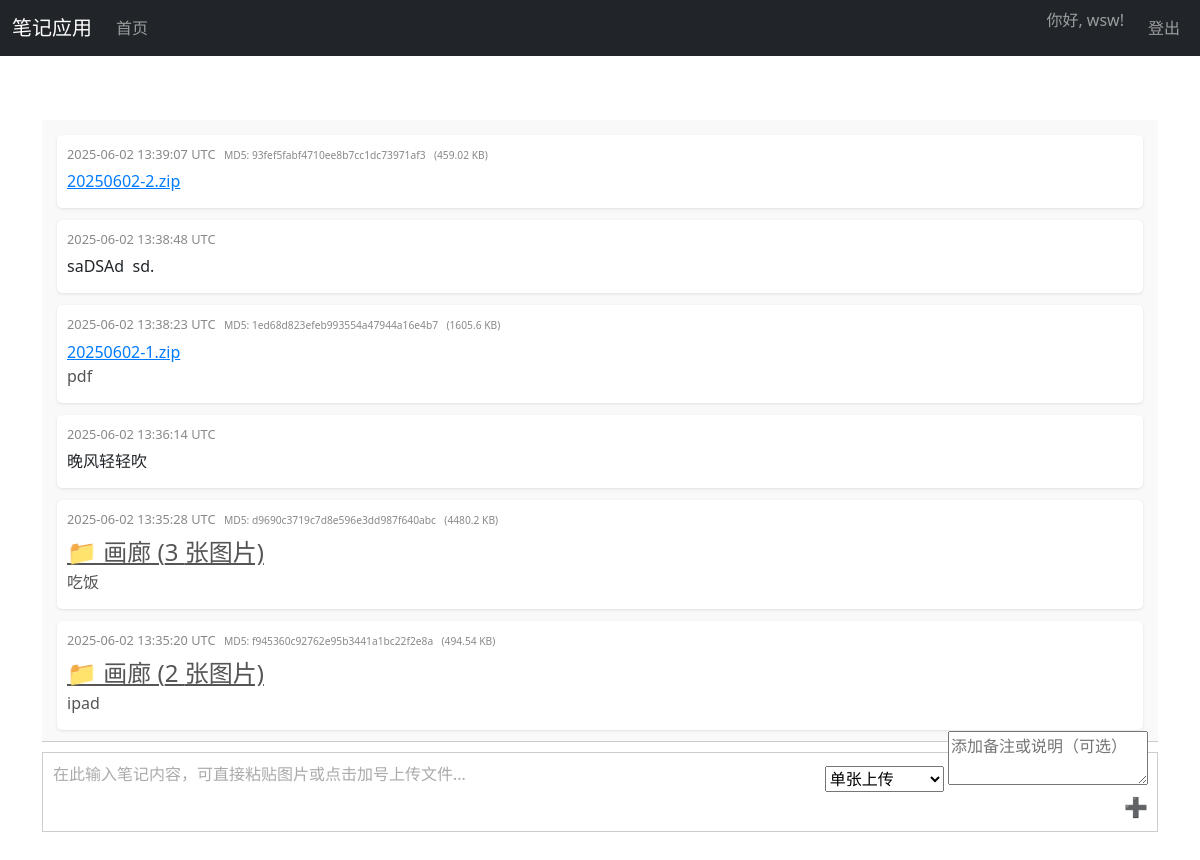
/notes (signed in), run on an earlier commit of the app's database.
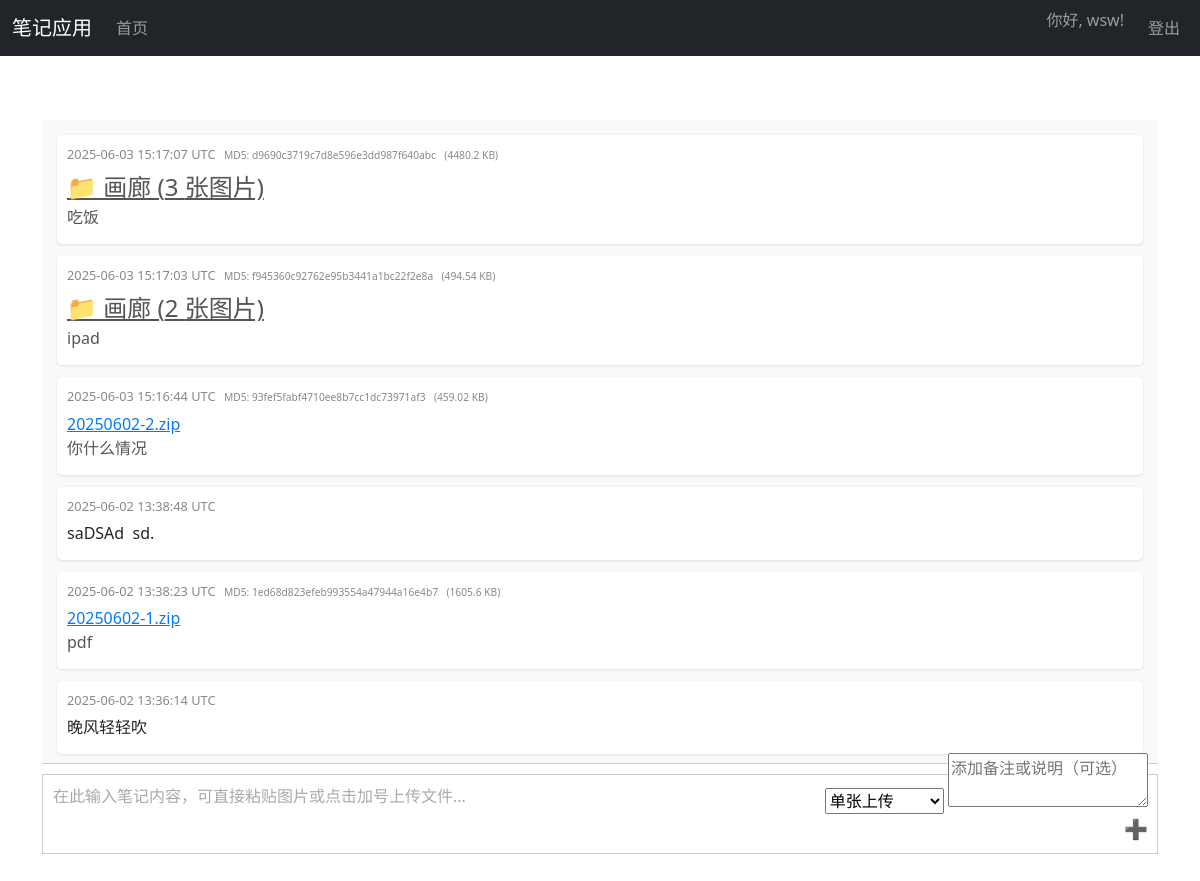
And on a later commit of the database.
### test6.py (models this page shows, shortened)
class Note(db.Model):
    id = db.Column(db.Integer, primary_key=True)
    user_id = db.Column(db.Integer, db.ForeignKey('user.id'), nullable=False, index=True)
    content_type = db.Column(db.String(20), nullable=False)
    content_data = db.Column(db.Text, nullable=False)
    raw_content = db.Column(db.Text)
    additional_text = db.Column(db.Text, nullable=True)  # 新增字段，用于存储附加文本
    timestamp = db.Column(db.DateTime, nullable=False, default=lambda: datetime.now(timezone.utc), index=True)
    file_size = db.Column(db.Integer, nullable=True)
    md5 = db.Column(db.String(32), nullable=True)

### test6.py (the view)
@app.route('/notes', defaults={'page': 1})
@app.route('/notes/page/<int:page>')
@login_required
def notes_page(page):
    page = request.args.get('page', 1, type=int)
    per_page = 10
    notes = Note.query.filter_by(user_id=current_user.id).order_by(Note.timestamp.desc()).paginate(page=page, per_page=per_page, error_out=False)
    logger.info(f"Notes page loaded: user_id={current_user.id}, page={page}, number of notes={notes.total}")
    return render_template('notes.html', notes=notes)

### test6.py (called while the page is built)
@app.template_filter('fromjson')
def fromjson_filter(data):
    return json.loads(data)

@login_manager.user_loader
def load_user(user_id):
    return db.session.get(User, int(user_id))

### templates/notes.html (shortened to what this page needs)
{% extends "base.html" %}
{% block content %}
<div class="notes-container">
    <div class="notes-display" id="notesDisplay">
        {% if notes %}
            {% for note in notes %}
            <div class="note-entry" id="note-{{ note.id }}" data-note-id="{{ note.id }}">
                <span class="timestamp">
                    {{ note.timestamp.strftime('%Y-%m-%d %H:%M:%S UTC') }}
                    {% if note.content_type in ['image', 'file', 'zip', 'gallery'] %}
                        {% if note.md5 %}
                            <span class="file-md5">MD5: {{ note.md5 }}</span>
                        {% endif %}
                        {% if note.file_size %}
                            <span class="file-size">({{ (note.file_size / 1024) | round(2) }} KB)</span>
                        {% endif %}
                    {% endif %}
                </span>
                <div class="note-content">
                    {% if note.content_type == 'text' %}
                        <p class="note-text" data-raw-text="{{ note.content_data | e }}">{{ note.content_data | urlize | safe }}</p>
                    {% elif note.content_type == 'image' %}
                        <img src="{{ url_for('uploaded_file', filename=note.content_data) }}" alt="笔记图片" data-full-src="{{ url_for('uploaded_file', filename=note.content_data) }}" loading="lazy">
                    {% elif note.content_type == 'file' or note.content_type == 'zip' %}
                        <a href="{{ url_for('download_zip', note_id=note.id) if note.content_type == 'zip' else url_for('uploaded_file', filename=note.content_data) }}" target="_blank">{{ note.raw_content or note.content_data }}</a>
                    {% elif note.content_type == 'gallery' %}
                        <a href="{{ url_for('gallery_page', note_id=note.id) }}" class="gallery-icon" title="查看画廊">📁 画廊 ({{ note.content_data | fromjson | length }} 张图片)</a>
                    {% endif %}
                    {% if note.additional_text %}
                        <p class="additional-text">{{ note.additional_text | urlize | safe }}</p>
                    {% endif %}
                </div>
            </div>
            {% endfor %}
        {% else %}
            <div class="no-notes">暂无笔记，请添加新笔记！</div>
        {% endif %}
    </div>
    <div class="input-area" id="noteInput" contenteditable="true"></div>
    <span class="upload-btn" title="上传文件">➕</span>
    <div class="upload-options">
        <select id="uploadMode">
            <option value="file">单张上传</option>
        </select>
        <textarea id="additionalText" placeholder="添加备注或说明（可选）" rows="2" style="width: 200px; margin-top: 5px;"></textarea>
    </div>
</div>
{% endblock %}

What changed in the data, as far as the page shows it:
changed Note "吃饭": timestamp "2025-06-02 13:35:28 UTC" → "2025-06-03 15:17:07 UTC"; moves up the list
changed Note "ipad": timestamp "2025-06-02 13:35:20 UTC" → "2025-06-03 15:17:03 UTC"; moves up the list
changed Note "20250602-2.zip": timestamp "2025-06-02 13:39:07 UTC" → "2025-06-03 15:16:44 UTC"; additional_text (not shown) → "你什么情况"
